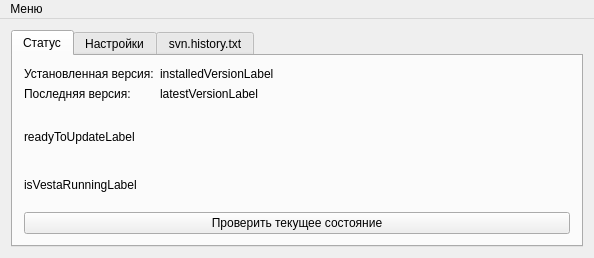
<?xml version="1.0" encoding="UTF-8"?>
<ui version="4.0">
 <class>MainWindow</class>
 <widget class="QMainWindow" name="MainWindow">
  <property name="geometry">
   <rect>
    <x>0</x>
    <y>0</y>
    <width>594</width>
    <height>258</height>
   </rect>
  </property>
  <property name="sizePolicy">
   <sizepolicy hsizetype="Preferred" vsizetype="Preferred">
    <horstretch>0</horstretch>
    <verstretch>0</verstretch>
   </sizepolicy>
  </property>
  <property name="windowTitle">
   <string>MainWindow</string>
  </property>
  <property name="windowIcon">
   <iconset resource="resources.qrc">
    <normaloff>:/img/VestaIcon.png</normaloff>:/img/VestaIcon.png</iconset>
  </property>
  <property name="iconSize">
   <size>
    <width>30</width>
    <height>30</height>
   </size>
  </property>
  <widget class="QWidget" name="centralWidget">
   <layout class="QGridLayout" name="gridLayout">
    <item row="0" column="0" colspan="4">
     <layout class="QVBoxLayout" name="verticalLayout">
      <property name="spacing">
       <number>7</number>
      </property>
      <property name="sizeConstraint">
       <enum>QLayout::SetDefaultConstraint</enum>
      </property>
      <item>
       <widget class="QTabWidget" name="tabWidget">
        <property name="layoutDirection">
         <enum>Qt::LeftToRight</enum>
        </property>
        <property name="autoFillBackground">
         <bool>false</bool>
        </property>
        <property name="currentIndex">
         <number>0</number>
        </property>
        <widget class="QWidget" name="tabStatus">
         <attribute name="title">
          <string>Статус</string>
         </attribute>
         <layout class="QGridLayout" name="gridLayout_2">
          <item row="0" column="0">
           <layout class="QFormLayout" name="formLayout">
            <item row="0" column="0">
             <widget class="QLabel" name="installedVersionLabelInfo">
              <property name="text">
               <string>Установленная версия:</string>
              </property>
             </widget>
            </item>
            <item row="1" column="0">
             <widget class="QLabel" name="latestVestionLabelInfo">
              <property name="text">
               <string>Последняя версия:</string>
              </property>
             </widget>
            </item>
            <item row="1" column="1">
             <widget class="QLabel" name="latestVersionLabel">
              <property name="text">
               <string>latestVersionLabel</string>
              </property>
             </widget>
            </item>
            <item row="0" column="1">
             <widget class="QLabel" name="installedVersionLabel">
              <property name="text">
               <string>installedVersionLabel</string>
              </property>
             </widget>
            </item>
           </layout>
          </item>
          <item row="1" column="0">
           <widget class="QLabel" name="statusLabel">
            <property name="text">
             <string>readyToUpdateLabel</string>
            </property>
            <property name="alignment">
             <set>Qt::AlignLeading|Qt::AlignLeft|Qt::AlignVCenter</set>
            </property>
           </widget>
          </item>
          <item row="3" column="0">
           <widget class="QLabel" name="isVestaRunningLabel">
            <property name="text">
             <string>isVestaRunningLabel</string>
            </property>
            <property name="alignment">
             <set>Qt::AlignLeading|Qt::AlignLeft|Qt::AlignVCenter</set>
            </property>
           </widget>
          </item>
          <item row="4" column="0">
           <layout class="QHBoxLayout" name="horizontalLayout">
            <item>
             <widget class="QPushButton" name="checkLatestVersionButton">
              <property name="text">
               <string>Проверить текущее состояние</string>
              </property>
             </widget>
            </item>
           </layout>
          </item>
         </layout>
        </widget>
        <widget class="QWidget" name="tabSettings">
         <attribute name="title">
          <string>Настройки</string>
         </attribute>
         <layout class="QGridLayout" name="gridLayout_3">
          <item row="0" column="0">
           <layout class="QFormLayout" name="formLayout_2">
            <item row="0" column="1">
             <widget class="QLineEdit" name="pathToInstalerEdit"/>
            </item>
            <item row="0" column="0">
             <widget class="QLabel" name="pathToInstalerLabel">
              <property name="text">
               <string>Путь к дистрибутиву в Dropbox:</string>
              </property>
             </widget>
            </item>
            <item row="1" column="0">
             <widget class="QLabel" name="checkIntervalInfo">
              <property name="text">
               <string>Период проверки (минут):</string>
              </property>
             </widget>
            </item>
            <item row="1" column="1">
             <widget class="QSpinBox" name="spinBox"/>
            </item>
            <item row="2" column="0">
             <widget class="QLabel" name="label">
              <property name="text">
               <string>Автоматическая установка:</string>
              </property>
             </widget>
            </item>
            <item row="2" column="1">
             <widget class="QCheckBox" name="checkBox">
              <property name="text">
               <string/>
              </property>
             </widget>
            </item>
           </layout>
          </item>
         </layout>
        </widget>
        <widget class="QWidget" name="tabSvn">
         <attribute name="title">
          <string>svn.history.txt</string>
         </attribute>
         <layout class="QGridLayout" name="gridLayout_4">
          <item row="0" column="0">
           <widget class="QTextEdit" name="historyText"/>
          </item>
         </layout>
        </widget>
       </widget>
      </item>
     </layout>
    </item>
   </layout>
  </widget>
  <widget class="QMenuBar" name="menuBar">
   <property name="geometry">
    <rect>
     <x>0</x>
     <y>0</y>
     <width>594</width>
     <height>26</height>
    </rect>
   </property>
   <widget class="QMenu" name="menuVestaUpdater">
    <property name="title">
     <string>Меню</string>
    </property>
    <addaction name="startVestaAction"/>
    <addaction name="toggleWindowVisibilityAction"/>
    <addaction name="checkForNewVersionAction"/>
    <addaction name="exitAction"/>
   </widget>
   <addaction name="menuVestaUpdater"/>
  </widget>
  <action name="exitAction">
   <property name="text">
    <string>Выйти</string>
   </property>
  </action>
  <action name="toggleWindowVisibilityAction">
   <property name="text">
    <string>Показать/скрыть окно программы</string>
   </property>
  </action>
  <action name="checkForNewVersionAction">
   <property name="text">
    <string>Проверить текущее состояние</string>
   </property>
  </action>
  <action name="installNewVersionAction">
   <property name="text">
    <string>Установить новую версию</string>
   </property>
  </action>
  <action name="startVestaAction">
   <property name="text">
    <string>Запустить Весту</string>
   </property>
  </action>
 </widget>
 <layoutdefault spacing="6" margin="11"/>
 <resources>
  <include location="resources.qrc"/>
 </resources>
 <connections>
  <connection>
   <sender>exitAction</sender>
   <signal>triggered()</signal>
   <receiver>MainWindow</receiver>
   <slot>close()</slot>
   <hints>
    <hint type="sourcelabel">
     <x>-1</x>
     <y>-1</y>
    </hint>
    <hint type="destinationlabel">
     <x>199</x>
     <y>149</y>
    </hint>
   </hints>
  </connection>
 </connections>
</ui>
